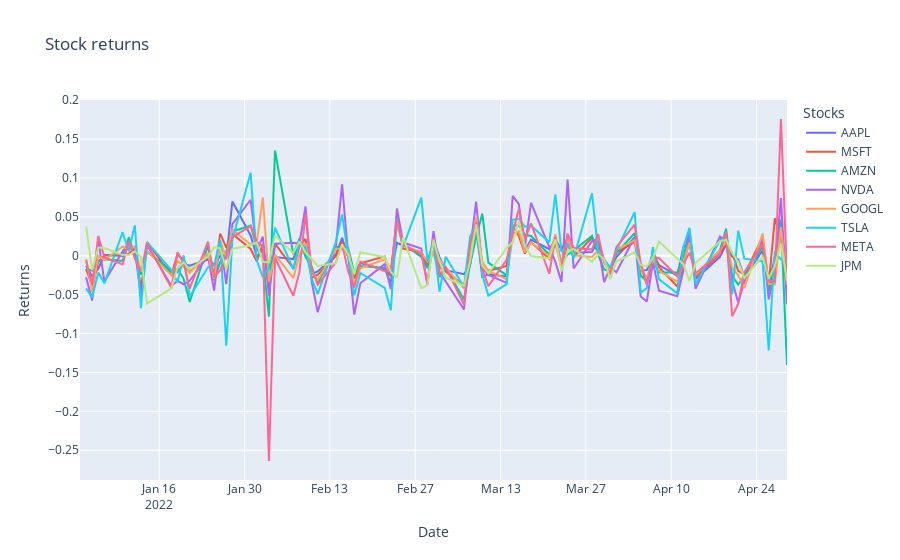

Here is the notebook cell this chart was saved with:
### Code cell
data2 = df['Adj Close'].pct_change()

fig = px.line(data2, data2.index, [data2[ticker] for ticker in ticker_list], title='Stock returns')
fig.update_layout(title="Stock returns", legend_title="Stocks")
fig.update_yaxes(title_text="Returns")
fig.show()
